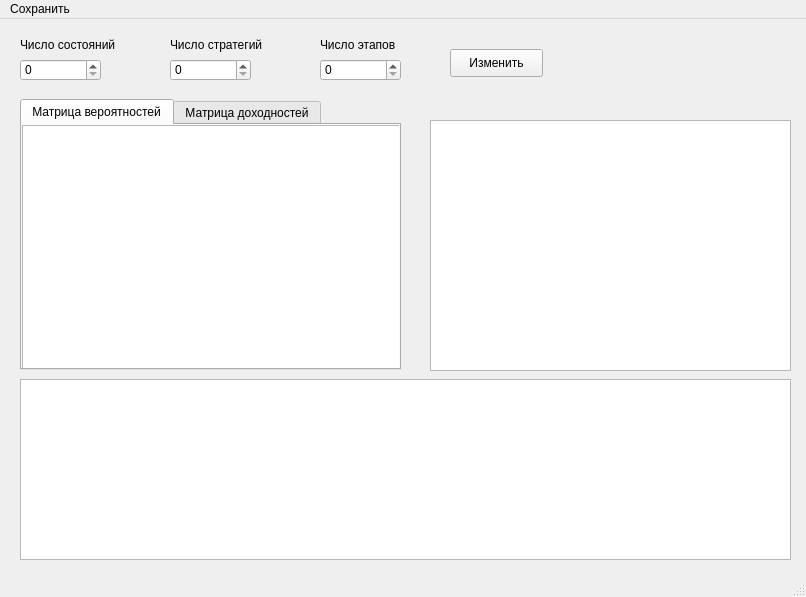
<?xml version="1.0" encoding="UTF-8"?>
<ui version="4.0">
 <class>MainWindow</class>
 <widget class="QMainWindow" name="MainWindow">
  <property name="geometry">
   <rect>
    <x>0</x>
    <y>0</y>
    <width>806</width>
    <height>597</height>
   </rect>
  </property>
  <property name="windowTitle">
   <string>MainWindow</string>
  </property>
  <widget class="QWidget" name="centralwidget">
   <widget class="QSpinBox" name="states_spinB">
    <property name="geometry">
     <rect>
      <x>20</x>
      <y>40</y>
      <width>81</width>
      <height>22</height>
     </rect>
    </property>
   </widget>
   <widget class="QSpinBox" name="strategys_spinB">
    <property name="geometry">
     <rect>
      <x>170</x>
      <y>40</y>
      <width>81</width>
      <height>22</height>
     </rect>
    </property>
   </widget>
   <widget class="QLabel" name="label">
    <property name="geometry">
     <rect>
      <x>170</x>
      <y>10</y>
      <width>121</width>
      <height>31</height>
     </rect>
    </property>
    <property name="text">
     <string>Число стратегий</string>
    </property>
   </widget>
   <widget class="QLabel" name="label_2">
    <property name="geometry">
     <rect>
      <x>20</x>
      <y>10</y>
      <width>121</width>
      <height>31</height>
     </rect>
    </property>
    <property name="text">
     <string>Число состояний</string>
    </property>
   </widget>
   <widget class="QLabel" name="label_3">
    <property name="geometry">
     <rect>
      <x>320</x>
      <y>10</y>
      <width>121</width>
      <height>31</height>
     </rect>
    </property>
    <property name="text">
     <string>Число этапов</string>
    </property>
   </widget>
   <widget class="QSpinBox" name="stages_spinB">
    <property name="geometry">
     <rect>
      <x>320</x>
      <y>40</y>
      <width>81</width>
      <height>22</height>
     </rect>
    </property>
   </widget>
   <widget class="QTabWidget" name="matrices_tw">
    <property name="geometry">
     <rect>
      <x>20</x>
      <y>80</y>
      <width>381</width>
      <height>271</height>
     </rect>
    </property>
    <property name="currentIndex">
     <number>0</number>
    </property>
    <widget class="QWidget" name="probability_matrix">
     <attribute name="title">
      <string>Матрица вероятностей</string>
     </attribute>
     <widget class="QTableView" name="probabilitys_table">
      <property name="geometry">
       <rect>
        <x>0</x>
        <y>0</y>
        <width>381</width>
        <height>251</height>
       </rect>
      </property>
     </widget>
    </widget>
    <widget class="QWidget" name="tab_2">
     <attribute name="title">
      <string>Матрица доходностей</string>
     </attribute>
     <widget class="QTableView" name="yield_table">
      <property name="geometry">
       <rect>
        <x>-5</x>
        <y>0</y>
        <width>381</width>
        <height>241</height>
       </rect>
      </property>
      <property name="frameShadow">
       <enum>QFrame::Plain</enum>
      </property>
     </widget>
    </widget>
   </widget>
   <widget class="QPushButton" name="changeNumbers_bt">
    <property name="geometry">
     <rect>
      <x>450</x>
      <y>30</y>
      <width>93</width>
      <height>28</height>
     </rect>
    </property>
    <property name="text">
     <string>Изменить</string>
    </property>
   </widget>
   <widget class="QTextBrowser" name="textBrowser">
    <property name="geometry">
     <rect>
      <x>20</x>
      <y>360</y>
      <width>771</width>
      <height>181</height>
     </rect>
    </property>
   </widget>
   <widget class="QGraphicsView" name="graphicsView">
    <property name="geometry">
     <rect>
      <x>430</x>
      <y>101</y>
      <width>361</width>
      <height>251</height>
     </rect>
    </property>
   </widget>
  </widget>
  <widget class="QMenuBar" name="menubar">
   <property name="geometry">
    <rect>
     <x>0</x>
     <y>0</y>
     <width>806</width>
     <height>26</height>
    </rect>
   </property>
   <widget class="QMenu" name="menu">
    <property name="title">
     <string>Сохранить</string>
    </property>
   </widget>
   <addaction name="menu"/>
  </widget>
  <widget class="QStatusBar" name="statusbar"/>
 </widget>
 <resources/>
 <connections/>
</ui>
